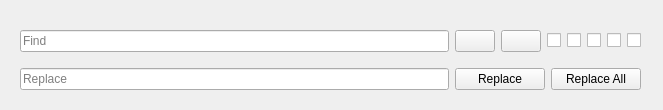
<?xml version="1.0" encoding="UTF-8"?>
<ui version="4.0">
 <class>FindReplaceView</class>
 <widget class="QWidget" name="FindReplaceView">
  <property name="geometry">
   <rect>
    <x>0</x>
    <y>0</y>
    <width>663</width>
    <height>110</height>
   </rect>
  </property>
  <widget class="QWidget" name="gridLayoutWidget">
   <property name="geometry">
    <rect>
     <x>20</x>
     <y>20</y>
     <width>621</width>
     <height>81</height>
    </rect>
   </property>
   <layout class="QGridLayout" name="layout">
    <item row="0" column="0">
     <widget class="LineEdit" name="lineEditForFind">
      <property name="placeholderText">
       <string>Find</string>
      </property>
     </widget>
    </item>
    <item row="1" column="0">
     <widget class="LineEdit" name="lineEditForReplace">
      <property name="placeholderText">
       <string>Replace</string>
      </property>
     </widget>
    </item>
    <item row="0" column="1">
     <layout class="QHBoxLayout" name="checkBoxsLayout">
      <item>
       <widget class="QPushButton" name="prevButton">
        <property name="focusPolicy">
         <enum>Qt::NoFocus</enum>
        </property>
        <property name="text">
         <string/>
        </property>
        <property name="icon">
         <iconset resource="../resources/images_common.qrc">
          <normaloff>:/images/find-and-replace-left-arrow.png</normaloff>:/images/find-and-replace-left-arrow.png</iconset>
        </property>
        <property name="iconSize">
         <size>
          <width>10</width>
          <height>10</height>
         </size>
        </property>
       </widget>
      </item>
      <item>
       <widget class="QPushButton" name="nextButton">
        <property name="focusPolicy">
         <enum>Qt::NoFocus</enum>
        </property>
        <property name="text">
         <string/>
        </property>
        <property name="icon">
         <iconset resource="../resources/images_common.qrc">
          <normaloff>:/images/find-and-replace-right-arrow.png</normaloff>:/images/find-and-replace-right-arrow.png</iconset>
        </property>
        <property name="iconSize">
         <size>
          <width>10</width>
          <height>10</height>
         </size>
        </property>
       </widget>
      </item>
      <item>
       <widget class="CheckBox" name="matchCaseChk">
        <property name="text">
         <string/>
        </property>
       </widget>
      </item>
      <item>
       <widget class="CheckBox" name="regexChk">
        <property name="text">
         <string/>
        </property>
       </widget>
      </item>
      <item>
       <widget class="CheckBox" name="wholeWordChk">
        <property name="text">
         <string/>
        </property>
       </widget>
      </item>
      <item>
       <widget class="CheckBox" name="preserveCaseChk">
        <property name="text">
         <string/>
        </property>
       </widget>
      </item>
      <item>
       <widget class="CheckBox" name="inSelectionChk">
        <property name="text">
         <string/>
        </property>
       </widget>
      </item>
     </layout>
    </item>
    <item row="1" column="1">
     <layout class="QHBoxLayout" name="horizontalLayout">
      <item>
       <widget class="QPushButton" name="replaceButton">
        <property name="text">
         <string>Replace</string>
        </property>
       </widget>
      </item>
      <item>
       <widget class="QPushButton" name="replaceAllButton">
        <property name="text">
         <string>Replace All</string>
        </property>
       </widget>
      </item>
     </layout>
    </item>
   </layout>
  </widget>
 </widget>
 <customwidgets>
  <customwidget>
   <class>LineEdit</class>
   <extends>QLineEdit</extends>
   <header>LineEdit.h</header>
  </customwidget>
  <customwidget>
   <class>CheckBox</class>
   <extends>QCheckBox</extends>
   <header>CheckBox.h</header>
  </customwidget>
 </customwidgets>
 <tabstops>
  <tabstop>lineEditForFind</tabstop>
  <tabstop>lineEditForReplace</tabstop>
  <tabstop>replaceButton</tabstop>
  <tabstop>replaceAllButton</tabstop>
  <tabstop>matchCaseChk</tabstop>
  <tabstop>regexChk</tabstop>
  <tabstop>wholeWordChk</tabstop>
  <tabstop>preserveCaseChk</tabstop>
  <tabstop>inSelectionChk</tabstop>
 </tabstops>
 <resources>
  <include location="../resources/images_common.qrc"/>
 </resources>
 <connections/>
</ui>
